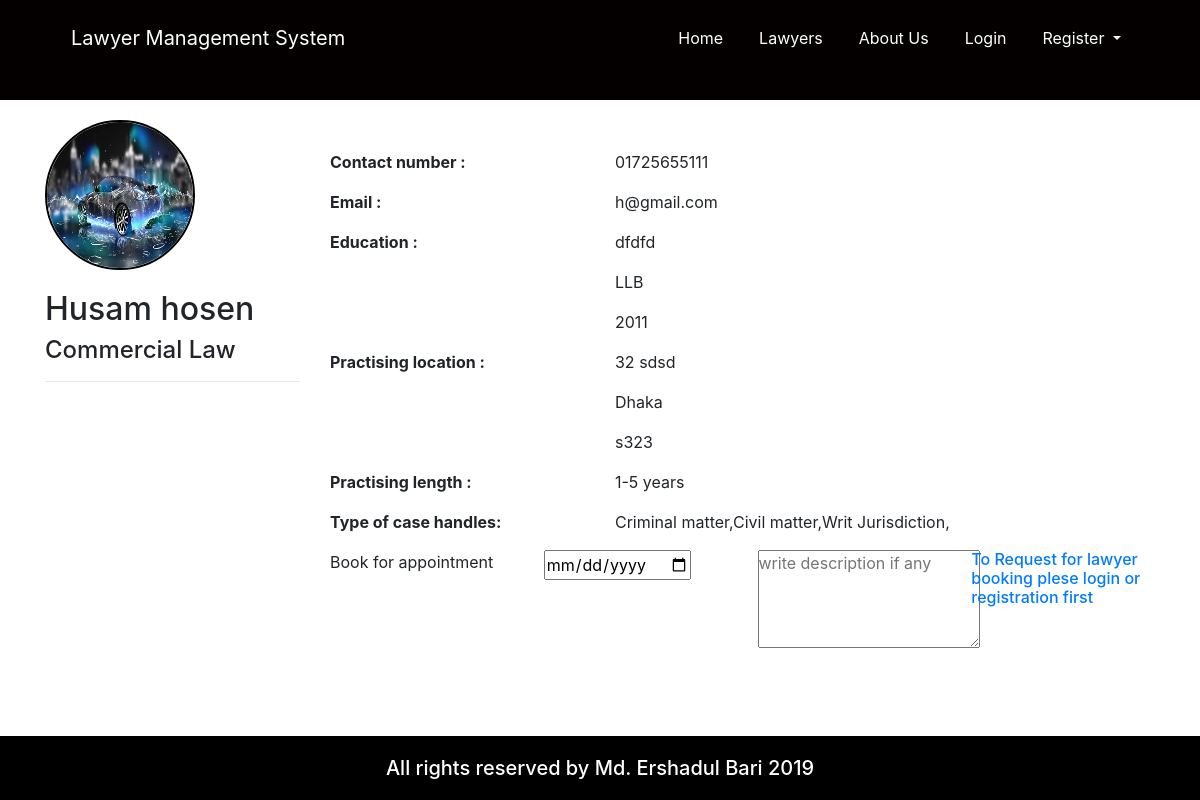
/single_lawyer.php?u_id=Lawyer5cba0637a2a93, run on the app's committed database.
### tables this page shows
CREATE TABLE `user` (
  `u_id` varchar(20) NOT NULL,
  `first_Name` varchar(100) NOT NULL,
  `last_Name` varchar(100) NOT NULL,
  `email` varchar(100) NOT NULL,
  `password` varchar(100) NOT NULL,
  `status` varchar(100) NOT NULL,
  `role` varchar(100) NOT NULL
);

CREATE TABLE `lawyer` (
  `lawyer_id` varchar(20) NOT NULL,
  `contact_Number` varchar(15) NOT NULL,
  `university_College` varchar(100) NOT NULL,
  `degree` varchar(100) NOT NULL,
  `passing_year` varchar(100) NOT NULL,
  `full_address` varchar(200) NOT NULL,
  `city` varchar(50) NOT NULL,
  `zip_code` varchar(50) NOT NULL,
  `practise_Length` varchar(100) NOT NULL,
  `case_handle` varchar(500) NOT NULL,
  `speciality` varchar(100) NOT NULL,
  `image` varchar(150) NOT NULL
);

### single_lawyer.php (the view, shortened to what this page needs)
<!doctype html>
<html lang="en">
	<head>
		<link rel="stylesheet" href="https://use.fontawesome.com/releases/v5.8.1/css/all.css">
		<link rel="stylesheet" href="css/all.css">
		<link rel="stylesheet" href="css/bootstrap.css">
		<link rel="stylesheet" href="css/style.css">
		<link rel="stylesheet" href="css/media.css">
	</head>
	<body>
		<header class="customnav">
			<div class="container">
				<div class="row">
					<div class="col-md-12">
						<nav class="navbar navbar-expand-lg ">
							<a class="navbar-brand cus-a" href="#">Lawyer Management System</a>
							<div class="collapse navbar-collapse" id="navbarSupportedContent">
								<ul class="navbar-nav ml-auto ">
									<li class="active">
										<a class="nav-link cus-a" href="index.php">Home <span class="sr-only">(current)</span></a>
									</li>
									<li class="">
										<a class="nav-link cus-a" href="single_lawyer.php">Lawyers</a>
									</li>
									<li class="">
										<a class="nav-link cus-a" href="#">About Us</a>
									</li>
									<?php if(isset($_SESSION['login']) && $_SESSION['login'] == TRUE){ ?>
										<li class="">
											<a class="nav-link cus-a" href="user_dashboard.php">Dashboard</a>
										</li>
										<li class="">
											<a class="nav-link cus-a" href="logout.php">Logout</a>
										</li>
										<?php }else{ ?>
										<li class="">
											<a class="nav-link cus-a" href="login.php">Login</a>
										</li>
										<li class="nav-item dropdown">
											<a class="nav-link dropdown-toggle cus-a" href="#" id="navbarDropdown" role="button" data-toggle="dropdown" aria-haspopup="true" aria-expanded="false">
												Register
											</a>
										</li>
									<?php }?>
								</ul>
							</div>
						</nav>
					</div>
				</div>
			</div>
		</header>
		<section>
			<div class="container">
				<div class="row">
					<?php
						$conn = connect();
						$result = mysqli_query($conn,"SELECT * FROM user,lawyer WHERE user.u_id=lawyer.lawyer_id AND user.status='Active' AND user.u_id='" . $_GET['u_id'] . "'");
						while($row = mysqli_fetch_array($result)) {
						?>
						<div class="col-md-3">
							<div class="sideprofile">
								<img src="images/upload/<?php echo $row["image"]; ?>" class="img-fluid profile_img" alt="profile picture">
								<h2><?php echo $row["first_Name"]; ?> <?php echo $row["last_Name"]; ?></h2>
								<h4><?php echo $row["speciality"]; ?></h4>
								<hr>
							</div>
						</div>
						<div class="col-md-9">
							<div class="mainprofile">
								<div class="infogroup row">
									<div class="col-md-4">
										<label for="email"><b>Contact number :</b></label>
									</div>
									<div class="col-md-8">
										<p><?php echo $row["contact_Number"]; ?></p>
									</div>
								</div>
								<div class="infogroup row">
									<div class="col-md-4">
										<label for="email"><b>Email :</b></label>
									</div>
									<div class="col-md-8">
										<p><?php echo $row["email"]; ?></p>
									</div>
								</div>
								<div class="infogroup row">
									<div class="col-md-4">
										<label for="email"><b>Education :</b></label>
									</div>
									<div class="col-md-8">
										<p><?php echo $row["university_College"]; ?></p>
										<p><?php echo $row["degree"]; ?></p>
										<p><?php echo $row["passing_year"]; ?></p>
									</div>
								</div>
								<div class="infogroup row">
									<div class="col-md-4">
										<label for="email"><b>Practising location :</b></label>
									</div>
									<div class="col-md-8">
										<p><?php echo $row["full_address"]; ?></p>
										<p><?php echo $row["city"]; ?></p>
										<p><?php echo $row["zip_code"]; ?></p>
									</div>
								</div>
								<div class="infogroup row">
									<div class="col-md-4">
										<label for="email"><b>Practising length :</b></label>
									</div>
									<div class="col-md-8">
										<p><?php echo $row["practise_Length"]; ?></p>
									</div>
								</div>
								<div class="infogroup row">
									<div class="col-md-4">
										<label for="email"><b>Type of case handles:</b></label>
									</div>
									<div class="col-md-8">
										<p><?php echo $row["case_handle"]; ?></p>
									</div>
								</div>
								<form action="save_booking.php" method="post">
									<div class="row">
										<div class="col-md-3">
											Book for appointment
										</div>
										<div class="col-md-3">
											<input type="date"  name="date" >
										</div>
										<div class="col-md-3">
											<textarea name="description" id="" cols="20" rows="4" placeholder="write description if any"></textarea>
										</div>
										<div class="col-md-3 float-right">
											<?php if(isset($_SESSION['login']) && $_SESSION['login'] == TRUE){ ?>
												<input name="post" type="submit" class="btn btn-block btn-info" value="Request booking" />
												<?php }else{ ?>
												<h6><a href="login.php">To Request for lawyer booking plese login or registration first</a></h6>
											<?php }?>
										</div>
									</div>
								</form>
							</div>
						</div>
						<?php
						}
					?>
				</div>
			</div>
		</section>
		<footer>
			<div class="container">
			<div class="row">
			<div class="col">
			<h5>All rights reserved by Md. Ershadul Bari 2019</h5>
			</div>
			</div>
			</div>
			</footer>
			</body>
			</html>

### css/style.css (style rules this page uses)
* { margin: 0; padding: 0; }
html { height: 100% !important; }
body { display: flex !important; min-height: 100% !important; flex-direction: column; }
.customnav { background-color: #040000; height: 100px; }
.customnav a { margin: 10px 10px; }
.cus-a { color: white !important; }
footer { margin-top: auto; background-color: black; color: white; }
footer h5 { text-align: center; margin: 20px 0px; }
.profile_img { width: 150px; height: 150px; border-radius: 75px; border: 2px solid black; margin: 20px 0px; }
.mainprofile { margin: 50px 0px; }

### data on the page
user: lawyer.image (picture), first_Name "Husam", last_Name "hosen", lawyer.speciality "Commercial Law", lawyer.contact_Number "01725655111", email "h@gmail.com", lawyer.university_College "dfdfd", lawyer.degree "LLB", lawyer.passing_year "2011", lawyer.full_address "32 sdsd", lawyer.city "Dhaka", lawyer.zip_code "s323", lawyer.practise_Length "1-5 years", lawyer.case_handle "Criminal matter,Civil matter,Writ Jurisdiction,"
